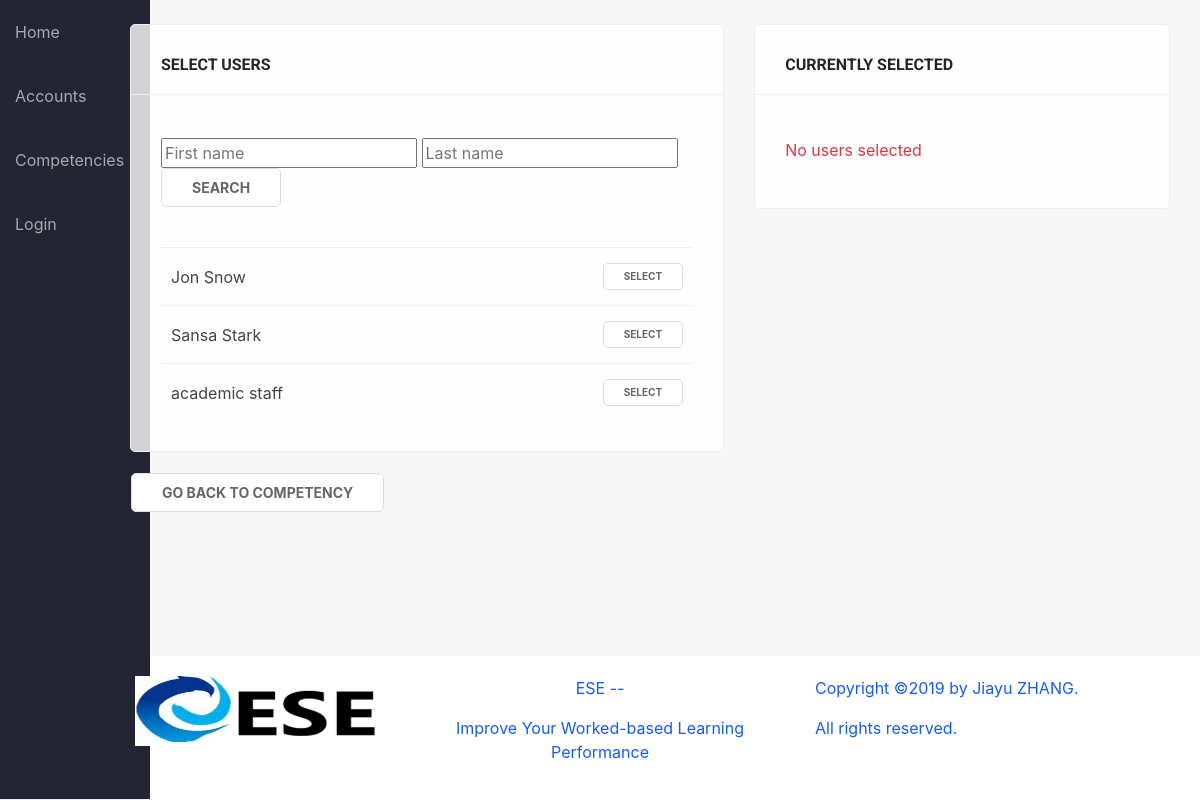
Page /competency/32/assessor/edit/ on the committed database.
### ESE/models.py (models this page shows, shortened)
class Student(models.Model):
    user = models.OneToOneField(User, on_delete=models.CASCADE, null=True)
    first_name = models.CharField(max_length=100, null=True)
    last_name = models.CharField(max_length=100, null=True)
    picture = models.ImageField(null=True, blank=True, default='no-img.png')
    email = models.EmailField(max_length=100, null=True)
    major = models.CharField(max_length=100, null=True)
    country = models.ForeignKey(State, on_delete=models.SET_NULL, null=True)
    city = models.CharField(max_length=100, null=True)
    module = models.ManyToManyField(Module, related_name='module', blank=True)
    assessor = models.ManyToManyField(Competency, related_name='assessor', blank=True)
    year = models.IntegerField(choices=YEARS, default=1)
    competency = models.ManyToManyField(Competency, related_name='competency', blank=True)
    semester = models.IntegerField(choices=SEMESTER, default=1)
    level = models.CharField(max_length=100, choices=LEVELS, default=1)

### ESE/views.py (the view)
# urls.py: path('competency/<int:competency_id>/assessor/edit/', views.select_assessor, name='add_assessor'),
def select_assessor(request, competency_id):
    students = Student.objects.all()
    curr_assessors = Student.objects.filter(assessor__in=[Competency.objects.get(pk=competency_id)])
    if request.method == 'GET':
        first_name = request.GET.get('first_name', '')
        last_name = request.GET.get('last_name', '')
        students = Student.objects.filter(first_name__contains=first_name, last_name__contains=last_name).exclude(assessor__in=[Competency.objects.get(pk=competency_id)])
    paginator = Paginator(students, 15)
    page = request.GET.get('page')
    students = paginator.get_page(page)
    return render (
        request, 'select_assessor.html', {'students': students, 'competency_id': competency_id, 'assessors': curr_assessors},
    )

### ESE/templates/select_assessor.html (shortened to what this page needs)
{% extends 'base_generic.html' %}
{% block content %}
<div class="container">
    <div class="row">
        <div class="col-md-7 col-xs-12">
            <div class="card-box">
                <h6>Select Users</h6><br/>
                <form method="get">
                    <input type="text" name="first_name" placeholder="First name">
                    <input type="text" name="last_name" placeholder="Last name">
                    <button type="submit" class="btn btn-primary">Search</button>
                </form>
                <br>
                {% if students %}
                <table>
                    <tbody>
                    {% for student in students %}
                        <tr>
                            <td>
                                {{ student.first_name }} {{ student.last_name }}<br/>
                            </td>
                            <td class="text-right"><small><a class="btn btn-sm btn-third" href="{% url 'confirm_assessor' competency_id=competency_id student_id=student.pk %}">Select</a></small></td>
                        </tr>
                    {% endfor %}
                    </tbody>
                </table>
                {% else %}
                <p class="text-danger">No Users Available</p>
                {% endif %}
            </div>
            <div class="empty-box">
                <a class="btn btn-primary" href="{% url 'competency_detail' pk=competency_id %}">Go back to competency</a>
            </div>
        </div>
        <div class="col-md-5 col-xs-12">
            <div class="card-box">
                <h6>Currently selected</h6><br/>
                {% if assessors %}
                <table>
                    <tbody>
                    {% for assessor in assessors %}
                        <tr>
                            <td>
                                {{ assessor.first_name }} {{ assessor.last_name }}<br/>
                            </td>
                            <td class="text-right">
                                <span class="with-popup">
                                    <div class="popup p-delete">
                                        <p>Are you sure you want to remove this assessor?</p>
                                        <a href="{% url 'delete_assessor' competency_id=competency_id student_id=assessor.pk %}">Remove</a>
                                    </div><small><a class="btn btn-sm btn-danger">Remove</a></small>
                                </span>
                            </td>
                        </tr>
                    {% endfor %}
                    </tbody>
                </table>
                {% else %}
                <p class="text-danger">No users selected</p>
                {% endif %}
            </div>
        </div>
    </div>
</div>
{% endblock %}

### ESE/static/css/main.css (style rules this page uses)
* { --main-color: #006992; }
body { display: flex; flex-direction: column; background-color: #f7f7f7; min-height: 100vh; }
.shadow-box, .card-box, .empty-box { padding: 30px; border-radius: 5px; margin-bottom: 10px; display: block; border: 1px solid #eee; position: relative; background-color: rgba(255,255,255,.8); position: relative; overflow: hidden; }
.card-box:not(.no-shade)::before { content: ''; width: 100%; height: 70px; border-bottom: 1px solid #eee; z-index: 1; left: 0; top: 0; position: absolute; }
.card-box h6 { z-index: 5; margin-bottom: 40px; text-transform: uppercase; font-family: "Roboto"; font-weight: bold; }
.empty-box { border-color: transparent; background-color: transparent; padding: 10px 0; }
table { width: 100%; }
td, th { padding: 15px 10px; border-top: 1px solid #eee; color: #444; }
.btn { border: none; text-transform: uppercase; font-size: normal; font-weight: bold; border-radius: 4px; position: relative; padding: 6px 20px; padding-left: 30px; }
.btn-primary, .empty-box a.btn-primary, .empty-box button.btn-primary, input.btn-primary, .btn-third, .btn-danger { border-radius: 5px; background-color: #fff; border: 1px solid #ddd; color: #666; font-size: 14px; box-shadow: none; padding: 8px 30px; background: #fff; }
.card-box .btn-third, .shadow-box .btn-third { background-color: #f5f5f5; }
.btn-sm { font-size: 10px; padding: 5px 20px; }
table .btn-third { background-color: #fff !important; }
td { position: relative; }

### rows in the picture
Student: first_name "Jon", last_name "Snow"
Student: first_name "Sansa", last_name "Stark"
Student: first_name "academic", last_name "staff"
